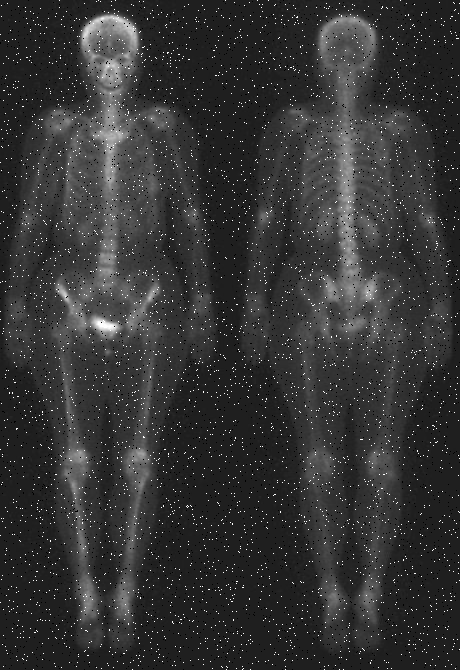
%> input picture NguyenK_1001_Assignment1 (2)/MATLAB/NuclearMedicine.tif, 460 x 670 px
$ octave Assignment1.m   (GNU Octave 9; MATLAB toolbox functions it lacks are replaced by stand-ins)
%> lines starting %> are read from the running program, lines starting %| are printed output that depends on the picture
% Question 1
% Define the input image and filter
image_a = [0 1 4 1 5 9 0;
           3 2 4 1 1 9 2;
           3 3 2 1 3 0 2;
           0 1 0 3 5 9 2;
           3 1 1 1 0 0 2;
           3 2 2 1 5 1 2;
           7 1 4 1 5 9 1];

filter_b = [3 1 1 4 5;
            1 2 0 3 0;
            0 1 3 0 3;
            1 0 1 1 0;
            2 3 0 3 1];

% Pad the input image with zeros
pad_size = (size(filter_b, 1) - 1) / 2;
padded_image_a = padarray(image_a, [pad_size, pad_size]);

% Perform convolution
conv_result = conv2(padded_image_a, filter_b, 'valid');

% Perform correlation
correlation_result = conv2(padded_image_a(end:-1:1, end:-1:1), filter_b, 'valid');

% Display results
disp("Convolution result:");
disp(conv_result);

disp("Correlation result:");
disp(correlation_result);

% Question 2
% Step 1: Read the image into MATLAB
image = imread('NuclearMedicine.tif');
%> image is the input picture: size 670x460 uint8; min 0, max 255, mean 52.7

% Step 2: Apply noise reduction (Gaussian blur)
image_blurred = imgaussfilt(image, 2);

% Step 3: Equalize the histogram of the left half of the image
left_half = image(:, 1:end/2); % Assuming the left half is the first half of the image
left_half_equalized = histeq(left_half);
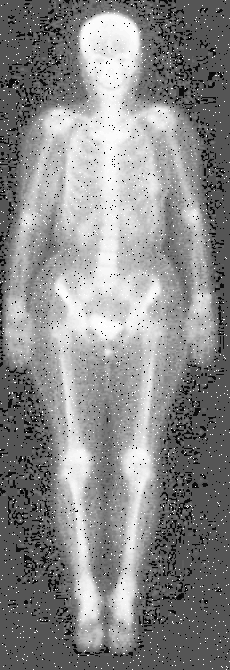
%> left_half_equalized: size 670x230 uint8; min 0, max 255, mean 136.9

% Combine the equalized left half with the unchanged right half
image_equalized = [left_half_equalized, image(:, end/2+1:end)];

% Step 4: Sharpen the image using unsharp masking with K=3
image_sharpened = imsharpen(image_equalized, 'Amount', 3);
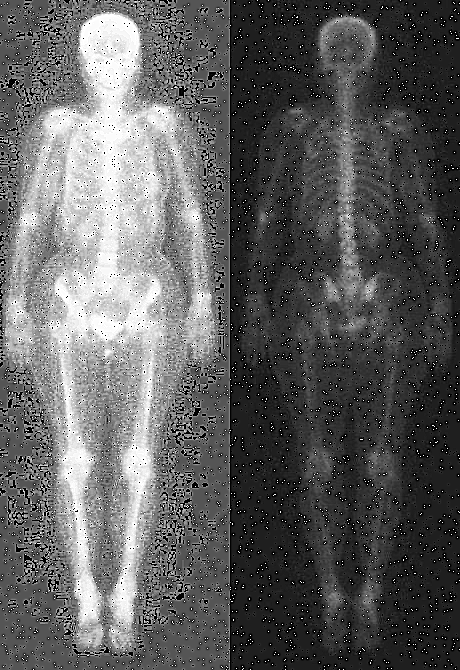
%> image_sharpened: size 670x460 uint8; min 0, max 255, mean 94.9

% Step 5: Further sharpen the image with the Laplacian technique
laplacian_filter = fspecial('laplacian', 0.5);
image_laplacian_sharpened = imfilter(image_sharpened, laplacian_filter);

% Step 6: Smooth the image with a Gaussian filter
image_smoothed = imgaussfilt(image_laplacian_sharpened, 1);
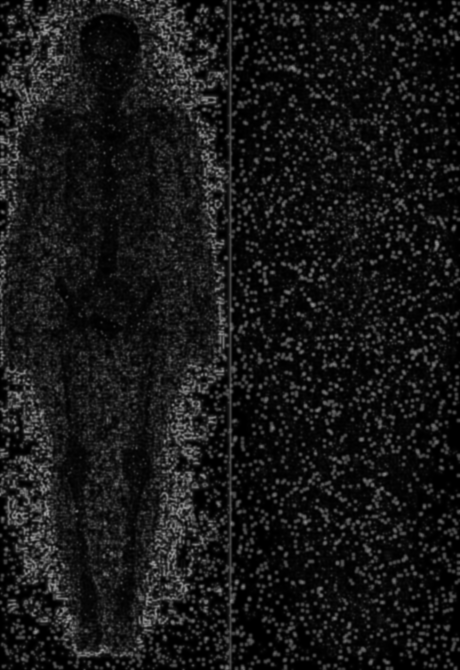
%> image_smoothed: size 670x460 uint8; min 0, max 156, mean 23.8

% Save each processed image
imwrite(image_blurred, '2_Step1.jpg');
imwrite(image_equalized, '2_Step2.jpg');
imwrite(image_sharpened, '2_Step3.jpg');
imwrite(image_laplacian_sharpened, '2_Step4.jpg');
imwrite(image_smoothed, '2_Step5.jpg');

% Question 3-A
% Step 1: Extract and save all 8 bit planes individually
galaxy_image = imread('Galaxy.png');
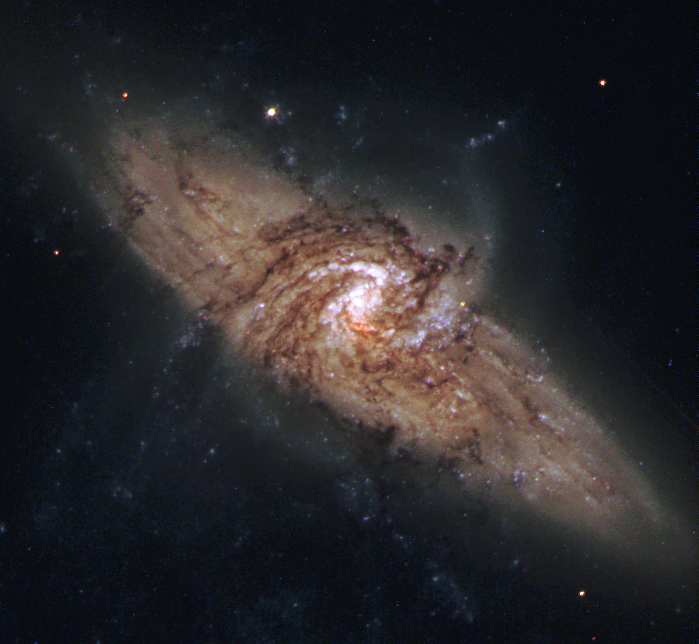
%> input picture NguyenK_1001_Assignment1 (2)/MATLAB/Galaxy.png, 699 x 644 px
%> galaxy_image is the input picture: size 644x699x3 uint8; mean R, G, B 43.1, 41, 43.3

for i = 1:8
    bit_plane = bitget(galaxy_image, i) * 255; % Scale to full range
    imwrite(uint8(bit_plane), ['3AStep1_', num2str(i), '.jpg']);
end


% Step 2: Reconstruct the image using the three most significant bit planes
reconstructed_image = zeros(size(galaxy_image));
for i = 5:7
    bit_plane = double(bitget(galaxy_image, i));
    reconstructed_image = reconstructed_image + bit_plane * 2^(i-1);
end
%> this loop made 3 passes
%> pass 1, `bit_plane = double(bitget(galaxy_image, i));`:
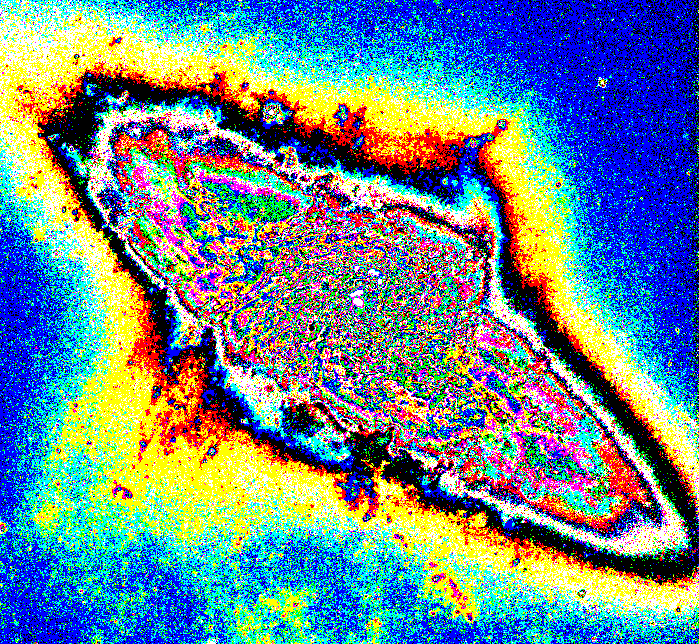
%> bit_plane: size 644x699x3 double; mean R, G, B 0.425, 0.539, 0.56

% Convert back to uint8
reconstructed_image = uint8(reconstructed_image);
%> reconstructed_image: size 644x699x3 uint8
imwrite(reconstructed_image, '3AStep2.jpg');

% Step 3: Enhance edges with the Sobel operator
edge_image = edge(rgb2gray(galaxy_image), 'Sobel');
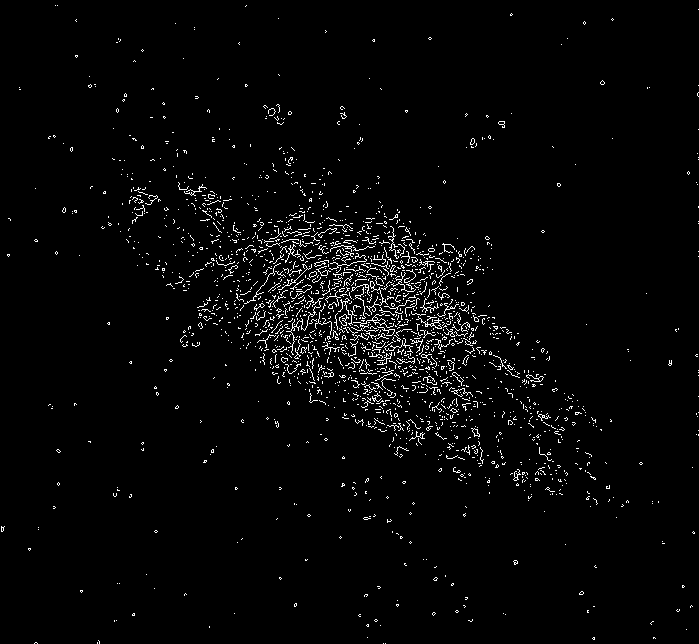
%> edge_image: size 644x699 logical; 2.5% white in thin lines or dots
imwrite(edge_image, '3AStep3.jpg');

% Step 4: Reduce noise with a median filter
grayscale_galaxy_image = rgb2gray(galaxy_image);
median_filtered_image = medfilt2(grayscale_galaxy_image);
imwrite(median_filtered_image, '3AStep4.jpg');

% Step 5: Apply gamma correction using the best gamma parameter
gamma_corrected_image = imadjust(median_filtered_image, [], [], 0.7);
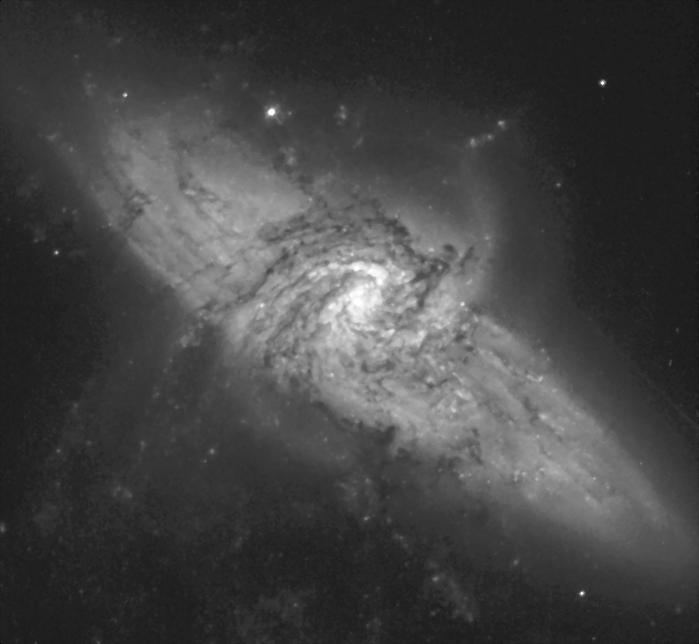
%> gamma_corrected_image: size 644x699 uint8; min 0, max 255, mean 67.2
imwrite(gamma_corrected_image, '3AStep5.jpg');

% Question 3-B
image_4x4 = [4 12 15 1;
             14 0 9 2;
             3 7 8 13;
             1 0 10 11];

% Step 1: Extract and save all 4 bit planes individually
for i = 1:4
    bit_plane = bitget(image_4x4, i);
    imwrite(bit_plane, ['3BStep1_', num2str(i), '.jpg']);
end
